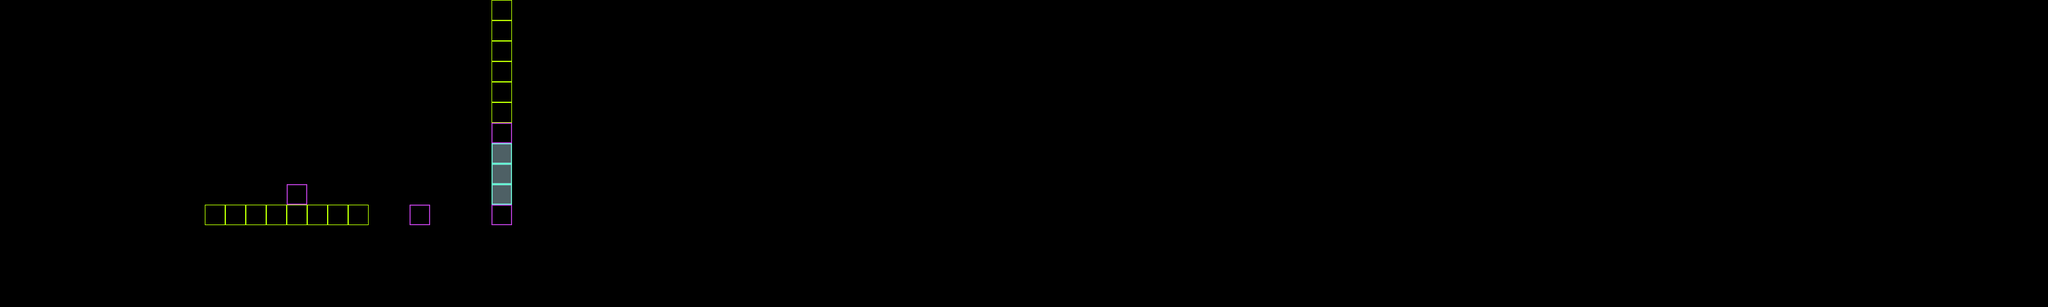

A level layout from a 2D game, rendered from its tile map. Below: a short description, then the map file with tile-grid data replaced by summaries:
An orthogonal 100x15 tile map with 32x32 px tiles, 1 tile layer (graphics), 2 tilesets and 7 objects.

<map version="1.0" orientation="orthogonal" renderorder="right-down" width="100" height="15" tilewidth="32" tileheight="32" nextobjectid="79">
 <tileset firstgid="1" name="tileset" tilewidth="32" tileheight="32" spacing="2" margin="1" tilecount="195" columns="15">
  <image source="tileset.png" trans="ff00ff" width="528" height="448" />
 </tileset>
 <tileset firstgid="196" name="tileset2" tilewidth="32" tileheight="32" tilecount="16" columns="4">
  <image source="tileset2.png" width="128" height="128" />
 </tileset>
 <layer name="graphics" width="100" height="15">
  <data>[1500 cells, 121 non-empty, 4 distinct tile ids]</data>
 </layer>
 <objectgroup name="ground">
  <object id="2" x="0" y="352" width="3197.33" height="32" />
  <object id="23" x="320" y="320.082" width="256" height="32" />
 </objectgroup>
 <objectgroup name="emoji_placeholders">
  <object id="37" x="640" y="256" width="32" height="32" />
  <object id="38" x="320" y="288.5" width="32" height="32" />
 </objectgroup>
 <objectgroup name="obstacle">
  <object id="24" x="448.152" y="288.091" width="31.8182" height="31.7273" />
  <object id="36" x="639.818" y="320.182" width="32" height="32" />
 </objectgroup>
 <objectgroup name="goal">
  <object id="33" x="767.75" y="223.75" width="32" height="96" />
 </objectgroup>
 <objectgroup name="quest" />
</map>
